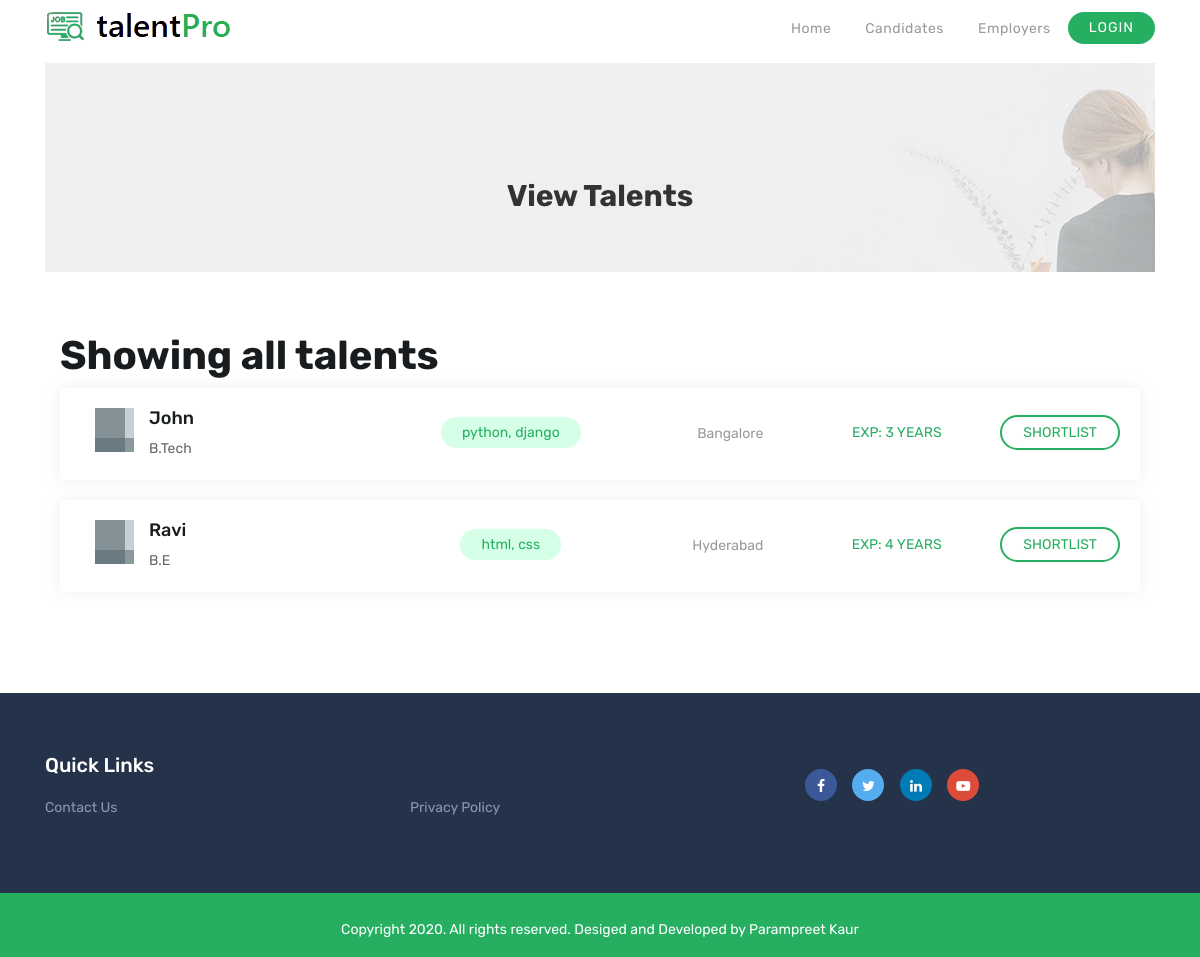
/find_talent/, run on the app's committed database.
### gtalentpro/models.py (models this page shows, shortened)
class Candidate(models.Model):
	name = models.CharField(max_length=60)
	phone = models.CharField(max_length=15, unique=True) # to avoid duplicate
	email = models.EmailField()
	city_of_residence = models.CharField(max_length=60, blank=True)
	about_me = models.TextField(blank=True)
	highest_education = models.CharField(max_length=60, blank=True)
	key_skills = models.CharField(max_length=120, blank=True)
	total_experience = models.CharField(max_length=30,
		choices=(
			('0', '0'),
			('1', '1'),
			('2', '2'),
			('3', '3'),
			('4', '4'),
			('5', '5'),
			('6', '5-10'),
			('11', '10+')
			),
		default='0',
	)

### gtalentpro/views.py (the view)
# urls.py: path('find_talent/', views.find_talent),
def find_talent(request):
	profiles = Candidate.objects.all()
	return render(request, 'profiles.html', {'profiles':profiles})

### gtalentpro/templates/profiles.html
{% extends 'base.html' %}
{% load static %}
{% block content %}
    <div class="page-header">
      <div class="container">
        <div class="row">
          <div class="col-lg-12">
            <div class="inner-header">
              <h3>View Talents</h3>
            </div>
          </div>
        </div>
      </div>
    </div>
    <section id="job-listings" class="section">
      <div class="container">
        <h3>Showing all talents</h3>
        {% for i in profiles %}
        <div class="row">
          <div class="col-lg-12 col-md-12 col-xs-12">
            <a class="job-listings" href="/">
              <div class="row">
                <div class="col-lg-4 col-md-4 col-xs-12">
                  <div class="job-company-logo">
                    <img src="{% static 'img/features/img1.png' %}" alt="">
                  </div>
                  <div class="job-details">
                    <h3>{{ i.name }}</h3>
                    <span class="company-neme">
                      {{ i.highest_education }}
                    </span>
                  </div>
                </div>
                <div class="col-lg-2 col-md-2 col-xs-12 text-center">
                  <span class="btn-open">
                    {{ i.key_skills }}
                  </span>
                </div>
                <div class="col-lg-2 col-md-2 col-xs-12 text-right">
                 <div class="location">
                   <i class="lni-map-marker"></i> {{ i.city_of_residence }}
                 </div>
                </div>
                <div class="col-lg-2 col-md-2 col-xs-12 text-right">
                  <span class="btn-full-time">Exp: {{ i.total_experience }} Years</span>
                </div>
                <div class="col-lg-2 col-md-2 col-xs-12 text-right">
                  <span class="btn-apply">Shortlist</span>
                </div>
              </div>
            </a>
          </div>
        </div>
        {% endfor %}
      </div>
    </section>
{% endblock %}

### data on the page
Candidate: name "John", highest_education "B.Tech", key_skills "python, django", city_of_residence "Bangalore", total_experience "3"
Candidate: name "Ravi", highest_education "B.E", key_skills "html, css", city_of_residence "Hyderabad", total_experience "4"
